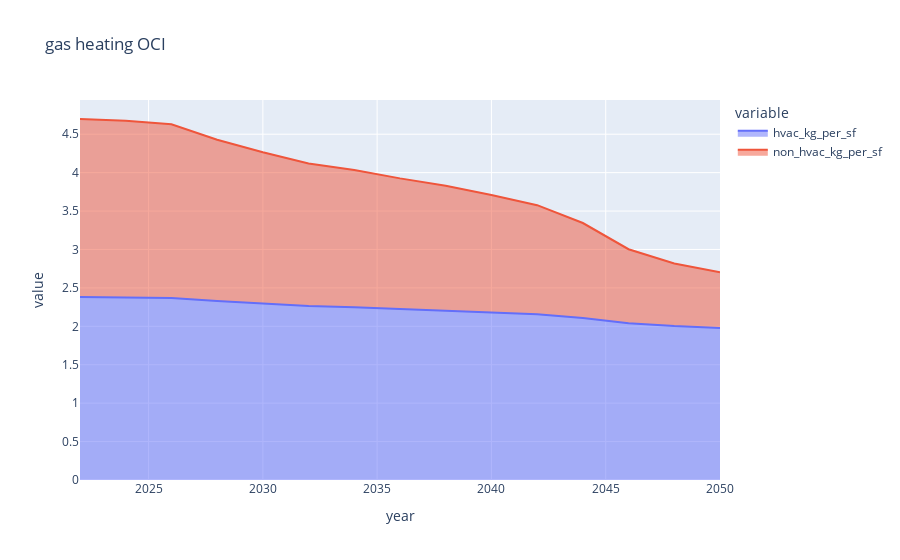

Here is the notebook cell this chart was saved with:
### Code cell
px.area(dfs[0].iloc[:,:2], title = 'gas heating OCI')

### Figure 1 — Plotly figure (JSON) as saved in the notebook; plotly's stock layout.template omitted (floating-point values rounded to 4 significant figures)
{"data": [{"fillpattern": {"shape": ""}, "hovertemplate": "variable=hvac_kg_per_sf<br>year=%{x}<br>value=%{y}<extra></extra>", "legendgroup": "hvac_kg_per_sf", "line": {"color": "#636efa"}, "marker": {"symbol": "circle"}, "mode": "lines", "name": "hvac_kg_per_sf", "orientation": "v", "showlegend": true, "stackgroup": "1", "type": "scatter", "x": [2022, 2024, 2026, 2028, 2030, 2032, 2034, 2036, 2038, 2040, 2042, 2044, 2046, 2048, 2050], "xaxis": "x", "y": [2.383, 2.378, 2.369, 2.328, 2.295, 2.265, 2.249, 2.227, 2.207, 2.183, 2.156, 2.109, 2.04, 2.003, 1.98], "yaxis": "y"}, {"fillpattern": {"shape": ""}, "hovertemplate": "variable=non_hvac_kg_per_sf<br>year=%{x}<br>value=%{y}<extra></extra>", "legendgroup": "non_hvac_kg_per_sf", "line": {"color": "#EF553B"}, "marker": {"symbol": "circle"}, "mode": "lines", "name": "non_hvac_kg_per_sf", "orientation": "v", "showlegend": true, "stackgroup": "1", "type": "scatter", "x": [2022, 2024, 2026, 2028, 2030, 2032, 2034, 2036, 2038, 2040, 2042, 2044, 2046, 2048, 2050], "xaxis": "x", "y": [2.316, 2.296, 2.261, 2.101, 1.969, 1.852, 1.786, 1.699, 1.623, 1.527, 1.42, 1.235, 0.9628, 0.8153, 0.7227], "yaxis": "y"}], "layout": {"legend": {"title": {"text": "variable"}, "tracegroupgap": 0}, "title": {"text": "gas heating OCI"}, "xaxis": {"anchor": "y", "domain": [0, 1], "title": {"text": "year"}}, "yaxis": {"anchor": "x", "domain": [0, 1], "title": {"text": "value"}}}}
